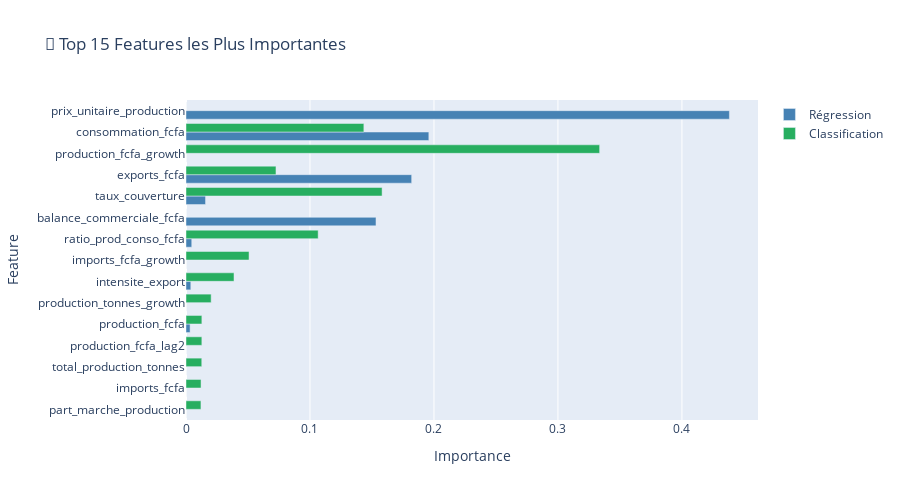

Notebook code cell kept with this figure:
### Markdown cell above
## 6. 🎯 Importance des Features et Interprétabilité

### Code cell
# 6.1 Importance des features - Comparaison des deux modèles
importance_reg = pd.DataFrame({
    'feature': feature_cols,
    'importance_reg': model_reg.feature_importances_
})

importance_clf = pd.DataFrame({
    'feature': feature_cols,
    'importance_clf': model_clf.feature_importances_
})

# Fusionner
importance_combined = importance_reg.merge(importance_clf, on='feature')
importance_combined['importance_avg'] = (importance_combined['importance_reg'] + 
                                          importance_combined['importance_clf']) / 2
importance_combined = importance_combined.sort_values('importance_avg', ascending=False)

# Top 15 features
top_15 = importance_combined.head(15)

fig = go.Figure()

fig.add_trace(go.Bar(
    name='Régression',
    y=top_15['feature'],
    x=top_15['importance_reg'],
    orientation='h',
    marker_color='steelblue'
))

fig.add_trace(go.Bar(
    name='Classification',
    y=top_15['feature'],
    x=top_15['importance_clf'],
    orientation='h',
    marker_color='#27ae60'
))

fig.update_layout(
    title="🎯 Top 15 Features les Plus Importantes",
    barmode='group',
    height=500,
    xaxis_title="Importance",
    yaxis_title="Feature",
    yaxis={'categoryorder': 'total ascending'}
)
fig.show()

print("📊 Top 10 Features (moyenne des deux modèles):")
for i, row in importance_combined.head(10).iterrows():
    print(f"   {row['importance_avg']:.4f} - {row['feature']}")

### Figure 1 — Plotly figure (JSON) as saved in the notebook; plotly's stock layout.template omitted (floating-point values rounded to 4 significant figures)
{"data": [{"marker": {"color": "steelblue"}, "name": "Régression", "orientation": "h", "type": "bar", "x": [0.4383, 0.1959, 0.0, 0.182, 0.01576, 0.1532, 0.004633, 0.0, 0.003876, 0.0, 0.003295, 0.0, 0.0, 0.0, 0.0], "y": ["prix_unitaire_production", "consommation_fcfa", "production_fcfa_growth", "exports_fcfa", "taux_couverture", "balance_commerciale_fcfa", "ratio_prod_conso_fcfa", "imports_fcfa_growth", "intensite_export", "production_tonnes_growth", "production_fcfa", "production_fcfa_lag2", "total_production_tonnes", "imports_fcfa", "part_marche_production"]}, {"marker": {"color": "#27ae60"}, "name": "Classification", "orientation": "h", "type": "bar", "x": [0.0, 0.1435, 0.3336, 0.07258, 0.1582, 0.0, 0.1066, 0.05084, 0.03872, 0.02028, 0.0128, 0.01279, 0.01271, 0.01213, 0.01206], "y": ["prix_unitaire_production", "consommation_fcfa", "production_fcfa_growth", "exports_fcfa", "taux_couverture", "balance_commerciale_fcfa", "ratio_prod_conso_fcfa", "imports_fcfa_growth", "intensite_export", "production_tonnes_growth", "production_fcfa", "production_fcfa_lag2", "total_production_tonnes", "imports_fcfa", "part_marche_production"]}], "layout": {"barmode": "group", "height": 500, "title": {"text": "🎯 Top 15 Features les Plus Importantes"}, "xaxis": {"title": {"text": "Importance"}}, "yaxis": {"categoryorder": "total ascending", "title": {"text": "Feature"}}}}
